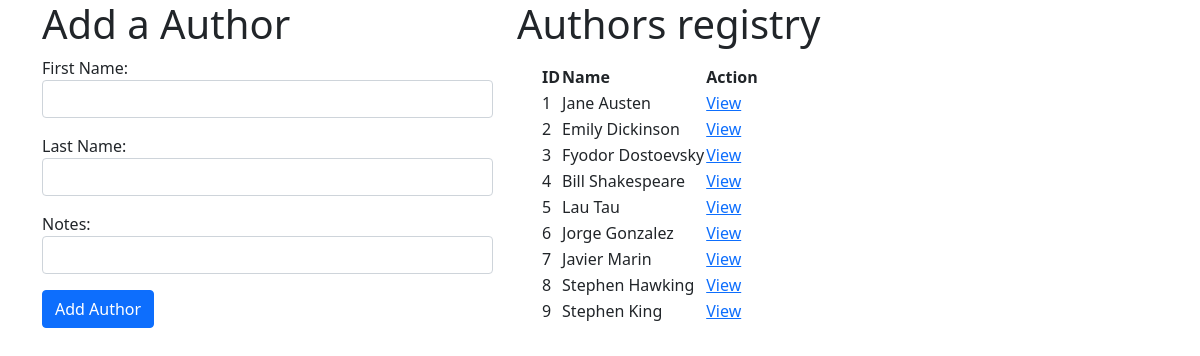
The app's page /authors with its own data.
### books_author_app/models.py (models this page shows, shortened)
class Author(models.Model):
    first_name = models.CharField(max_length=45)
    last_name = models.CharField(max_length=45)
    books = models.ManyToManyField(Book, related_name="authors")
    notes = models.TextField(null=True)
    created_at = models.DateTimeField(auto_now_add=True)
    updated_at = models.DateTimeField(auto_now=True)

### books_author_app/views.py (the view)
# urls.py: path('authors', views.authors),
def authors(request):
    print("*"*40)
    print("Authors render")
    context = {
        'authors' : Author.objects.all()
    }
    return render(request, "authors.html", context)

### books_author_app/templates/authors.html (shortened to what this page needs)
<!DOCTYPE html>
<html lang="en">
<head>
    {% load static %}
    <link rel="stylesheet" href="{% static 'css/bootstrap.min.css' %}">
</head>
<body>
    <div class="container">
        <div class="row">
            <div class="col-5">
                <h1>Add a Author</h1>
                <form action="/add_author" method="POST">
                    <div class="mb-3">
                        <label for="title_id" class="form_label">First Name:</label>
                        <input type="text" class="form-control" id="title_id" name="first_name">
                    </div>
                    <div class="mb-3">
                        <label for="descr_id" class="form_label">Last Name:</label>
                        <input type="text" class="form-control" id="descr_id" name="last_name">
                    </div>
                    <div class="mb-3">
                        <label for="descr_id" class="form_label">Notes:</label>
                        <input type="text" class="form-control" id="descr_id" name="notes">
                    </div>
                    <button type="submit" class="btn btn-primary">Add Author</button>
                </form>
            </div>
            <div class="col-7">
                <h1> Authors registry </h1>
                <div class="container mt-3">
                    <table>
                        <tr>
                            <th>ID</th>
                            <th>Name</th>
                            <th>Action</th>
                        </tr>
                        {% for author in authors %}
                        <tr>
                            <td>{{author.id}}</td>
                            <td>{{author.first_name}} {{author.last_name}}</td>
                            <td><a href="/author_info/{{author.id}}">View</a></td>
                        </tr>
                        {% endfor %}
                    </table>
                </div>
            </div>
        </div>
    </div>
</body>
</html>

### records on screen
Author: id "1", first_name "Jane", last_name "Austen"
Author: id "2", first_name "Emily", last_name "Dickinson"
Author: id "3", first_name "Fyodor", last_name "Dostoevsky"
Author: id "4", first_name "Bill", last_name "Shakespeare"
Author: id "5", first_name "Lau", last_name "Tau"
Author: id "6", first_name "Jorge", last_name "Gonzalez"
Author: id "7", first_name "Javier", last_name "Marin"
Author: id "8", first_name "Stephen", last_name "Hawking"
Author: id "9", first_name "Stephen", last_name "King"
